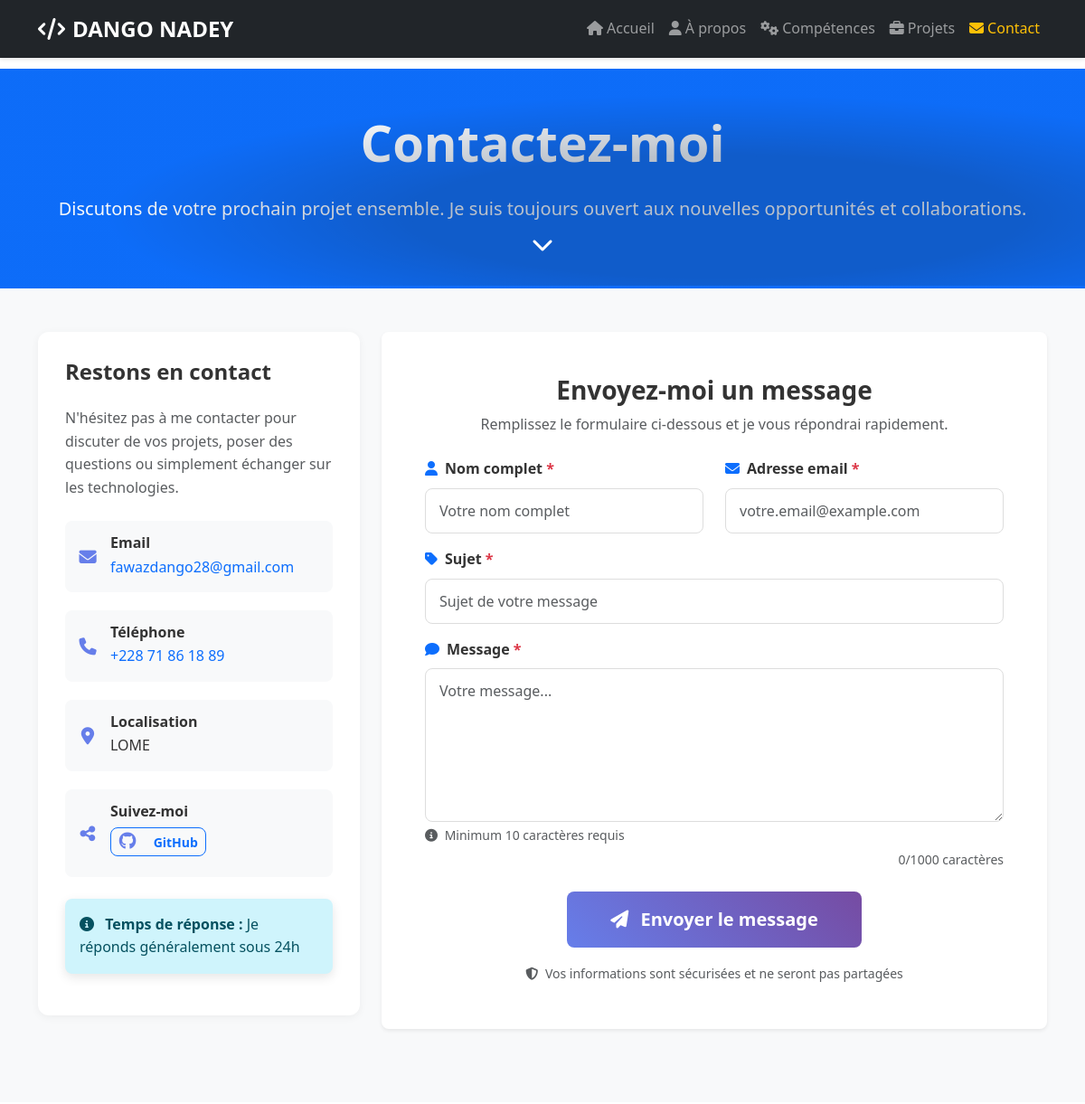
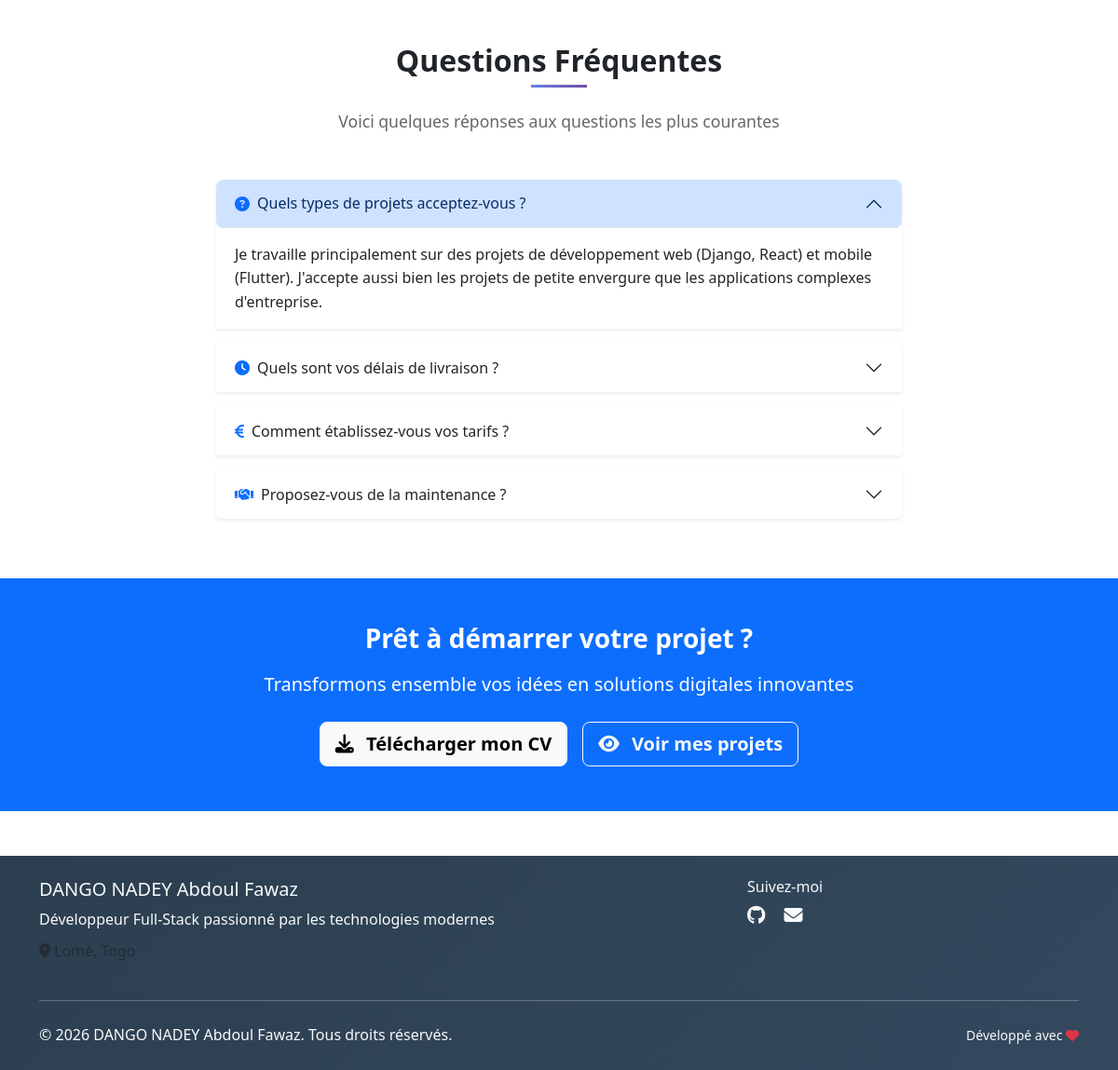
Page /contact/ on the committed database (2 pictures, top to bottom).
### main/models.py (models this page shows, shortened)
class Profile(models.Model):
    name = models.CharField(max_length=100, default="DANGO NADEY Abdoul Fawaz")
    title = models.CharField(max_length=200, default="Développeur Full-Stack")
    email = models.EmailField()
    phone = models.CharField(max_length=20, blank=True)
    location = models.CharField(max_length=100, blank=True)
    bio = RichTextField()
    cv_file = models.FileField(upload_to='cv/', blank=True, null=True)
    profile_image = models.ImageField(upload_to='profile/', blank=True, null=True)
    github_url = models.URLField(blank=True)
    linkedin_url = models.URLField(blank=True)
    twitter_url = models.URLField(blank=True)
    portfolio_url = models.URLField(blank=True)
    created_at = models.DateTimeField(auto_now_add=True)
    updated_at = models.DateTimeField(auto_now=True)
    class Meta:
        verbose_name = "Profil"
        verbose_name_plural = "Profils"

### main/views.py (the view)
# urls.py: path('contact/', views.contact, name='contact'),
def contact(request):
    if request.method == 'POST':
        form = ContactForm(request.POST)
        if form.is_valid():
            contact_message = Contact.objects.create(
                name=form.cleaned_data['name'],
                email=form.cleaned_data['email'],
                subject=form.cleaned_data['subject'],
                message=form.cleaned_data['message']
            )
            try:
                send_mail(
                    subject=f"Portfolio Contact: {form.cleaned_data['subject']}",
                    message=f"""
                    Nouveau message de contact depuis le portfolio:

                    Nom: {form.cleaned_data['name']}
                    Email: {form.cleaned_data['email']}
                    Sujet: {form.cleaned_data['subject']}

                    Message:
                    {form.cleaned_data['message']}
                    """,
                    from_email=settings.EMAIL_HOST_USER,
                    recipient_list=[settings.EMAIL_HOST_USER],
                    fail_silently=True,
                )
            except Exception as e:
                print(f"Erreur envoi email: {e}")
            messages.success(request, 'Votre message a été envoyé avec succès!')
            return redirect('contact')
        else:
            messages.error(request, 'Veuillez corriger les erreurs dans le formulaire.')
    else:
        form = ContactForm()
    try:
        profile = Profile.objects.first()
    except Profile.DoesNotExist:
        profile = None
    context = {
        'form': form,
        'profile': profile,
    }
    return render(request, 'contact.html', context)

### templates/contact.html (shortened to what this page needs)
{% extends 'base.html' %}
{% load static %}
{% load crispy_forms_tags %}
{% block content %}
<section class="hero-section bg-primary text-white py-5">
    <div class="container">
        <div class="row align-items-center min-vh-50">
            <div class="col-lg-12 text-center" data-aos="fade-up">
                <h1 class="display-4 fw-bold mb-4">Contactez-moi</h1>
                <p class="lead mb-4">
                    Discutons de votre prochain projet ensemble. Je suis toujours ouvert aux nouvelles opportunités et collaborations.
                </p>
                <div class="scroll-indicator">
                    <a href="#contact-form" class="scroll-down text-white">
                        <i class="fas fa-chevron-down"></i>
                    </a>
                </div>
            </div>
        </div>
    </div>
</section>
<section id="contact-form" class="py-5 bg-light">
    <div class="container">
        <div class="row">
            <div class="col-lg-4 mb-5" data-aos="fade-right">
                <div class="contact-info">
                    <h3 class="h4 fw-bold mb-4">Restons en contact</h3>
                    <p class="text-muted mb-4">
                        N'hésitez pas à me contacter pour discuter de vos projets,
                        poser des questions ou simplement échanger sur les technologies.
                    </p>
                    {% if profile %}
                    {% if profile.email %}
                    <div class="contact-item">
                        <i class="fas fa-envelope"></i>
                        <div>
                            <h6 class="mb-1 fw-bold">Email</h6>
                            <a href="mailto:{{ profile.email }}" class="text-decoration-none">
                                {{ profile.email }}
                            </a>
                        </div>
                    </div>
                    {% endif %}
                    {% if profile.phone %}
                    <div class="contact-item">
                        <i class="fas fa-phone"></i>
                        <div>
                            <h6 class="mb-1 fw-bold">Téléphone</h6>
                            <a href="tel:{{ profile.phone }}" class="text-decoration-none">
                                {{ profile.phone }}
                            </a>
                        </div>
                    </div>
                    {% endif %}
                    {% if profile.location %}
                    <div class="contact-item">
                        <i class="fas fa-map-marker-alt"></i>
                        <div>
                            <h6 class="mb-1 fw-bold">Localisation</h6>
                            <span>{{ profile.location }}</span>
                        </div>
                    </div>
                    {% endif %}
                    {% endif %}
                    <div class="contact-item">
                        <i class="fas fa-share-alt"></i>
                        <div>
                            <h6 class="mb-2 fw-bold">Suivez-moi</h6>
                            <div class="social-links">
                                {% if profile.github_url %}
                                <a href="{{ profile.github_url }}" target="_blank"
                                   class="btn btn-outline-primary btn-sm me-2 mb-2"
                                   data-bs-toggle="tooltip" title="GitHub">
                                    <i class="fab fa-github"></i> GitHub
                                </a>
                                {% endif %}
                            </div>
                        </div>
                    </div>
                    <div class="alert alert-info mt-4">
                        <i class="fas fa-info-circle me-2"></i>
                        <strong>Temps de réponse :</strong> Je réponds généralement sous 24h
                    </div>
                </div>
            </div>
            <div class="col-lg-8" data-aos="fade-left">
                <div class="bg-white p-4 p-md-5 rounded-3 shadow-sm">
                    <div class="text-center mb-4">
                        <h2 class="h3 fw-bold">Envoyez-moi un message</h2>
                        <p class="text-muted">Remplissez le formulaire ci-dessous et je vous répondrai rapidement.</p>
                    </div>
                    <form method="post" novalidate>
                        <div class="row">
                            <div class="col-md-6 mb-3">
                                <label for="{{ form.name.id_for_label }}" class="form-label fw-semibold">
                                    <i class="fas fa-user me-2 text-primary"></i>{{ form.name.label }}
                                    <span class="text-danger">*</span>
                                </label>
                                {{ form.name }}
                            </div>
                            <div class="col-md-6 mb-3">
                                <label for="{{ form.email.id_for_label }}" class="form-label fw-semibold">
                                    <i class="fas fa-envelope me-2 text-primary"></i>{{ form.email.label }}
                                    <span class="text-danger">*</span>
                                </label>
                                {{ form.email }}
                            </div>
                        </div>
                        <div class="mb-3">
                            <label for="{{ form.subject.id_for_label }}" class="form-label fw-semibold">
                                <i class="fas fa-tag me-2 text-primary"></i>{{ form.subject.label }}
                                <span class="text-danger">*</span>
                            </label>
                            {{ form.subject }}
                        </div>
                        <div class="mb-4">
                            <label for="{{ form.message.id_for_label }}" class="form-label fw-semibold">
                                <i class="fas fa-comment me-2 text-primary"></i>{{ form.message.label }}
                                <span class="text-danger">*</span>
                            </label>
                            {{ form.message }}
                            <div class="form-text">
                                <i class="fas fa-info-circle me-1"></i>
                                Minimum 10 caractères requis
                            </div>
                        </div>
                        <div class="text-center">
                            <button type="submit" class="btn btn-primary btn-lg px-5 py-3">
                                <i class="fas fa-paper-plane me-2"></i>
                                Envoyer le message
                            </button>
                        </div>
                        <div class="text-center mt-3">
                            <small class="text-muted">
                                <i class="fas fa-shield-alt me-1"></i>
                                Vos informations sont sécurisées et ne seront pas partagées
                            </small>
                        </div>
                    </form>
                </div>
            </div>
        </div>
    </div>
</section>
<section class="py-5">
    <div class="container">
        <div class="text-center mb-5" data-aos="fade-up">
            <h2 class="section-title">Questions Fréquentes</h2>
            <p class="section-subtitle">
                Voici quelques réponses aux questions les plus courantes
            </p>
        </div>
        <div class="row justify-content-center">
            <div class="col-lg-8">
                <div class="accordion" id="faqAccordion" data-aos="fade-up">
                    <div class="accordion-item border-0 mb-3 shadow-sm">
                        <h3 class="accordion-header" id="faq1">
                            <button class="accordion-button rounded-3" type="button"
                                    data-bs-toggle="collapse" data-bs-target="#collapse1">
                                <i class="fas fa-question-circle me-2 text-primary"></i>
                                Quels types de projets acceptez-vous ?
                            </button>
                        </h3>
                        <div id="collapse1" class="accordion-collapse collapse show" data-bs-parent="#faqAccordion">
                            <div class="accordion-body">
                                Je travaille principalement sur des projets de développement web (Django, React)
                                et mobile (Flutter). J'accepte aussi bien les projets de petite envergure que
                                les applications complexes d'entreprise.
                            </div>
                        </div>
                    </div>
                    <div class="accordion-item border-0 mb-3 shadow-sm">
                        <h3 class="accordion-header" id="faq2">
                            <button class="accordion-button collapsed rounded-3" type="button"
                                    data-bs-toggle="collapse" data-bs-target="#collapse2">
                                <i class="fas fa-clock me-2 text-primary"></i>
                                Quels sont vos délais de livraison ?
                            </button>
                        </h3>
                    </div>
                    <div class="accordion-item border-0 mb-3 shadow-sm">
                        <h3 class="accordion-header" id="faq3">
                            <button class="accordion-button collapsed rounded-3" type="button"
                                    data-bs-toggle="collapse" data-bs-target="#collapse3">
                                <i class="fas fa-euro-sign me-2 text-primary"></i>
                                Comment établissez-vous vos tarifs ?
                            </button>
                        </h3>
                    </div>
                    <div class="accordion-item border-0 mb-3 shadow-sm">
                        <h3 class="accordion-header" id="faq4">
                            <button class="accordion-button collapsed rounded-3" type="button"
                                    data-bs-toggle="collapse" data-bs-target="#collapse4">
                                <i class="fas fa-handshake me-2 text-primary"></i>
                                Proposez-vous de la maintenance ?
                            </button>
                        </h3>
                    </div>
                </div>
            </div>
        </div>
    </div>
</section>
<section class="py-5 bg-primary text-white">
    <div class="container text-center" data-aos="fade-up">
        <div class="row justify-content-center">
            <div class="col-lg-8">
                <h2 class="h3 fw-bold mb-3">Prêt à démarrer votre projet ?</h2>
                <p class="lead mb-4">
                    Transformons ensemble vos idées en solutions digitales innovantes
                </p>
                <div class="d-flex flex-wrap justify-content-center gap-3">
                    {% if profile and profile.cv_file %}
                    <a href="{% url 'download_cv' %}" class="btn btn-light btn-lg">
                        <i class="fas fa-download me-2"></i>
                        Télécharger mon CV
                    </a>
                    {% endif %}
                    <a href="{% url 'projects' %}" class="btn btn-outline-light btn-lg">
                        <i class="fas fa-eye me-2"></i>
                        Voir mes projets
                    </a>
                </div>
            </div>
        </div>
    </div>
</section>
{% endblock %}

### static/css/style.css (style rules this page uses)
:root { --primary-color: #667eea; --secondary-color: #764ba2; --warning-color: #ffc107; --dark-color: #212529; --light-color: #f8f9fa; --font-family: 'Segoe UI', Tahoma, Geneva, Verdana, sans-serif; }
body { font-family: var(--font-family); line-height: 1.6; color: #333; scroll-behavior: smooth; }
.hero-section { position: relative; overflow: hidden; }
.hero-section::before { content: ''; position: absolute; top: 0; left: 0; right: 0; bottom: 0; opacity: 0.3; }
.scroll-indicator { position: absolute; bottom: 30px; left: 50%; transform: translateX(-50%); }
.scroll-down { color: white; font-size: 24px; text-decoration: none; animation: bounce 2s infinite; }
.section-title { font-weight: 700; color: var(--dark-color); position: relative; margin-bottom: 2rem; }
.section-title::after { content: ''; position: absolute; bottom: -10px; left: 50%; transform: translateX(-50%); width: 60px; height: 3px; background: linear-gradient(90deg, var(--primary-color), var(--secondary-color)); }
.section-subtitle { color: #666; font-size: 1.1rem; }
.form-control { border-radius: 8px; border: 1px solid #ddd; padding: 12px 15px; transition: all 0.3s ease; }
.btn { border-radius: 8px; font-weight: 600; transition: all 0.3s ease; }
.btn-primary { background: linear-gradient(45deg, var(--primary-color), var(--secondary-color)); border: none; }
.alert { border-radius: 8px; border: none; box-shadow: 0 4px 12px rgba(0,0,0,0.1); }
.social-links a { transition: all 0.3s ease; display: inline-block; }
.contact-info { background: white; padding: 30px; border-radius: 12px; box-shadow: 0 2px 10px rgba(0,0,0,0.05); height: 100%; }
.contact-item { display: flex; align-items: center; margin-bottom: 20px; padding: 15px; background: #f8f9fa; border-radius: 8px; transition: all 0.3s ease; }
.contact-item i { font-size: 1.2rem; color: var(--primary-color); margin-right: 15px; width: 20px; text-align: center; }
a { transition: all 0.3s ease; }

### rows in the picture
Profile: email "fawazdango28@gmail.com", phone "+228 71 86 18 89", location "LOME"
